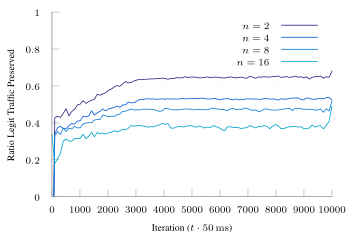

The script that saved this image:
set terminal tikz standalone color size 9cm,6cm font '\scriptsize' preamble '\usepackage{microtype} \usepackage{times} \usepackage[T1]{fontenc} \usepackage{siunitx}\sisetup{detect-all}'
set output "online-reward-binary.tex"

load "parula.pal"

set style line 102 lc rgb '#a0a0a0' lt 1 lw 1
set border ls 102
set colorbox border 102
set key textcolor rgb "black"
set tics textcolor rgb "black"
set label textcolor rgb "black"

set border 3
set grid x y
set xtics nomirror
set ytics nomirror

#set key autotitle columnhead
set datafile separator ","

set xlabel "Iteration ($t \\cdot{} \\SI{50}{\\milli\\second}$)"
set ylabel "Ratio Legit Traffic Preserved"

set yrange [0.0:1.0]

plot '../results/online-2-avg.csv' u 1:2 w lines smooth sbezier title "$n=2$", \
     '../results/online-4-avg.csv' u 1:2 w lines smooth sbezier title "$n=4$", \
     '../results/online-8-avg.csv' u 1:2 w lines smooth sbezier title "$n=8$", \
     '../results/online-16-avg.csv' u 1:2 w lines smooth sbezier title "$n=16$"
